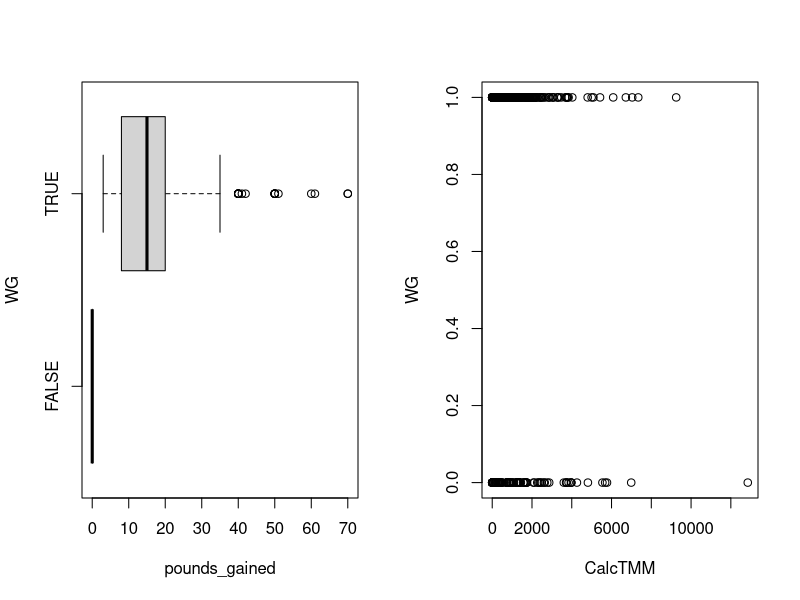
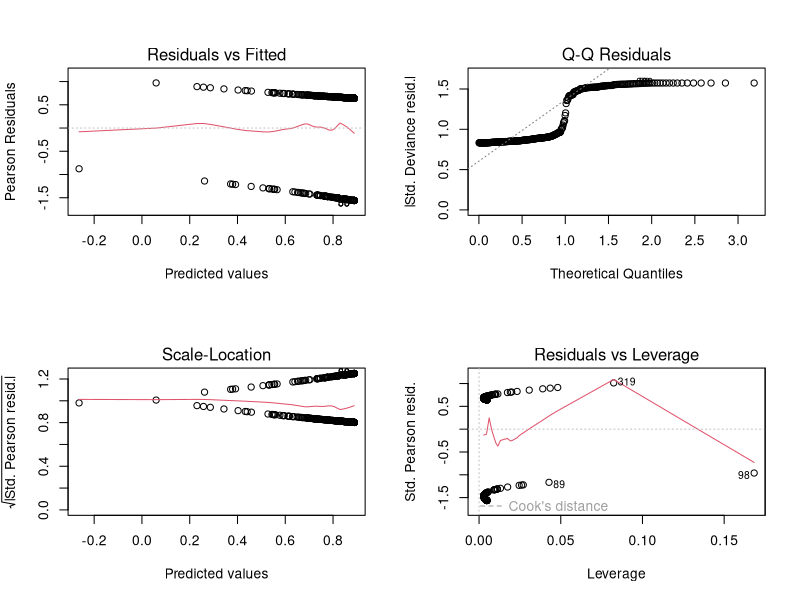
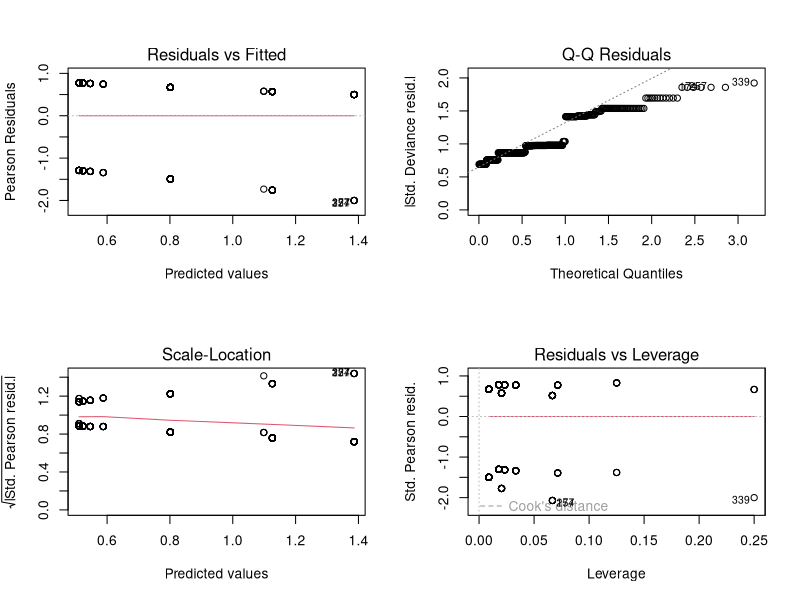
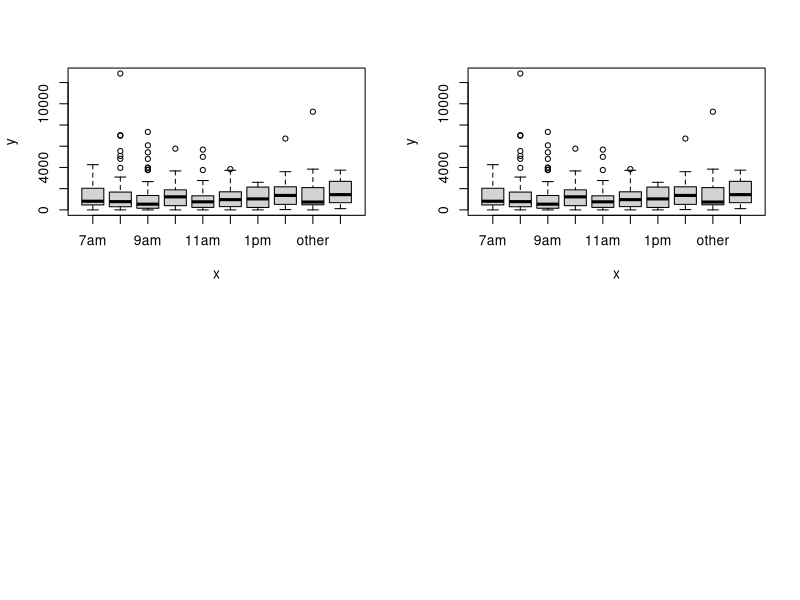
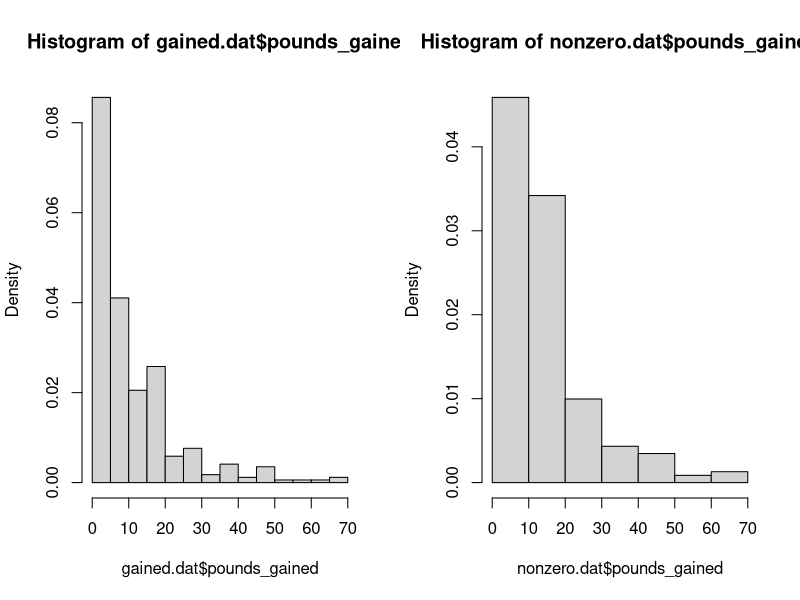
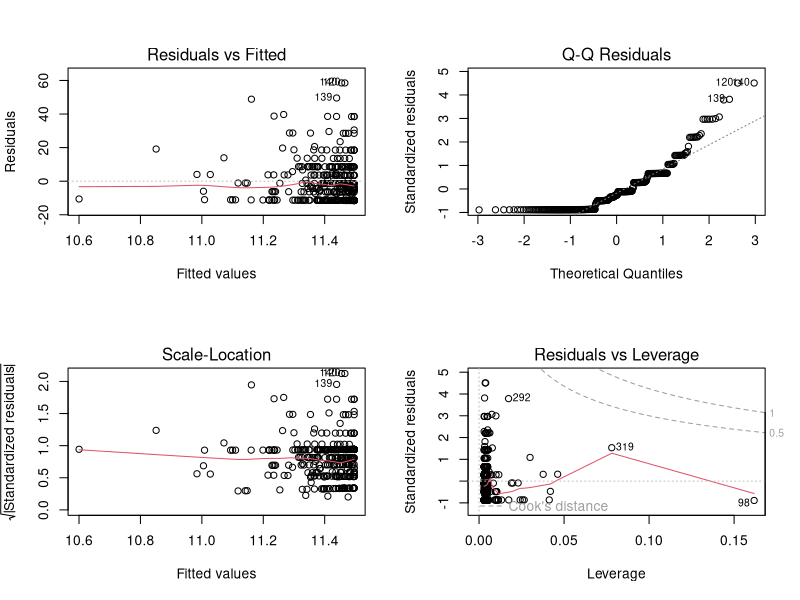
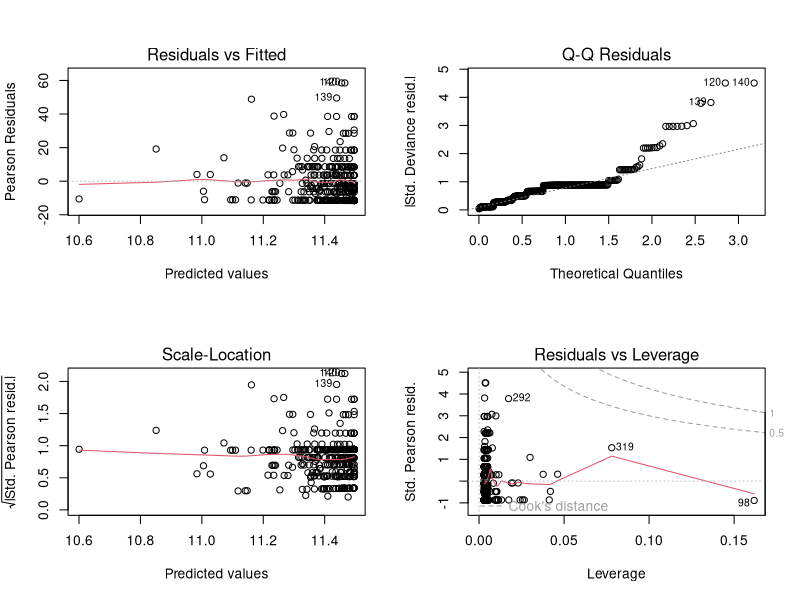
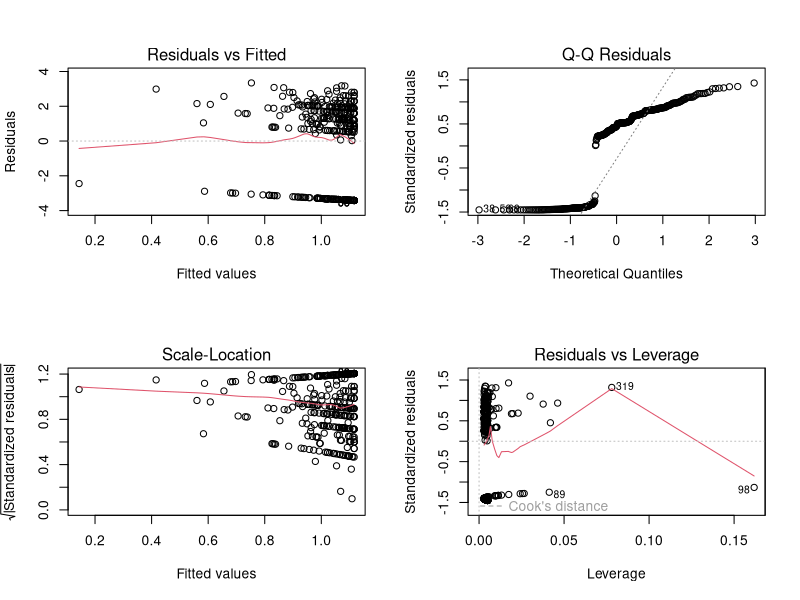

These charts were generated, in order, by the following R code:
## ---- chunk 1
knitr::opts_chunk$set(echo = TRUE)
## ---- chunk 2
metrics.dat <- read.csv('Practicum 1 Data.csv',header=TRUE)
metrics.dat <- metrics.dat[!is.na(metrics.dat$Snumber),]
## ---- chunk 3
metrics.dat$CalcTMM <- with(metrics.dat, 8*Vig.ex.Time + 4*Mod.ex.time + 3.3*Walk.ex.Time)

metrics.dat$shift[metrics.dat$shift==''] <- 'missing'
shift.levels <- c(paste(c(7:11),'am',sep=''),paste(c(12,1:2),'pm',sep=''),'other','missing')
metrics.dat$shift <- factor(metrics.dat$shift,shift.levels)
summary(metrics.dat$shift)
## ---- chunk 4
metrics.dat$MissingLbs <- is.na(metrics.dat$pounds_gained)
table(metrics.dat$MissingLbs,metrics.dat$weightgain)
## ---- chunk 5
gained.dat <- metrics.dat[metrics.dat$weightgain %in% c('Yes','No'),]
gained.dat$WG <- FALSE
gained.dat$WG[gained.dat$weightgain=='Yes'] <- TRUE
gained.dat$pounds_gained[!gained.dat$WG] <- 0
dim(gained.dat)
gained.dat$MissingLbs <- is.na(gained.dat$pounds_gained)
table(gained.dat$MissingLbs,gained.dat$weightgain)

gained.dat <- gained.dat[!is.na(gained.dat$CalcTMM),]
dim(gained.dat)
## ---- chunk 6
#gained.dat <- gained.dat[!gained.dat$MissingLbs,]
dim(gained.dat)
## ---- chunk 7
par(mfrow=c(1,2))
boxplot(pounds_gained ~ WG,data=gained.dat,horizontal = TRUE)
plot(WG~CalcTMM,data=gained.dat)
## ---- chunk 8
SA1.model1 <- glm(WG ~ CalcTMM, data=gained.dat,family = binomial)
summary(SA1.model1)
par(mfrow=c(2,2))
plot(SA1.model1)
## ---- chunk 9
SA2.model1 <- glm(WG ~ shift, data=gained.dat,family = binomial)
summary(SA2.model1)
par(mfrow=c(2,2))
plot(SA2.model1)
## ---- chunk 10
SA12.model2 <- glm(WG ~ shift*CalcTMM, data=gained.dat,family = binomial)
summary(SA12.model2)
plot(metrics.dat$shift, metrics.dat$CalcTMM)
plot(metrics.dat$shift,metrics.dat$CalcTMM)
## ---- chunk 11
subset3a.dat <- gained.dat[which(complete.cases(gained.dat[, c("gender", "Age", "shift", "CalcTMM")])),]
SA12.model3a <- glm(WG ~ gender + Age + shift + CalcTMM, data=subset3a.dat,family = binomial)
summary(SA12.model3a)
## ---- chunk 12
subset3b.dat <- gained.dat[which(complete.cases(gained.dat[, c("gender", "Age", "height","shift", "CalcTMM")])),]
SA12.model3b <- glm(WG ~ gender + Age + height +shift + CalcTMM, data=subset3b.dat,family = binomial)
summary(SA12.model3b)
## ---- chunk 13
subset4a.dat <- gained.dat[which(complete.cases(gained.dat[, c("gender", "Age", "shift", "Vig.ex.Time", "Mod.ex.time", "Walk.ex.Time")])),]
SA12.model4a <- glm(WG ~ gender + Age + shift + Vig.ex.Time  + Mod.ex.time + Walk.ex.Time, data=subset4a.dat, family = binomial)
summary(SA12.model4a)
## ---- chunk 14
subset4b.dat <- gained.dat[which(complete.cases(gained.dat[, c("gender", "Age", "height", "shift", "Vig.ex.Time", "Mod.ex.time", "Walk.ex.Time")])),]
SA12.model4b <- glm(WG ~ gender + Age + height + shift + Vig.ex.Time  + Mod.ex.time + Walk.ex.Time, data=subset4b.dat, family = binomial)
summary(SA12.model4b)
## ---- chunk 15
gained.dat['initial_bweight'] <- gained.dat$bweight - gained.dat$pounds_gained
gained.dat['initial_BMI'] <- (gained.dat$initial_bweight / (gained.dat$height)^2)*703
## ---- chunk 16
subset5a.dat <- gained.dat[which(complete.cases(gained.dat[, c("gender", "Age", "shift", "Vig.ex.Time", "Mod.ex.time", "Walk.ex.Time", "initial_BMI")])),]
SA12.model5a <- glm(WG ~ gender + Age + shift + Vig.ex.Time  + Mod.ex.time + Walk.ex.Time + initial_BMI, data=subset5a.dat, family = binomial)
summary(SA12.model5a)
## ---- chunk 17
subset5b.dat <- gained.dat[which(complete.cases(gained.dat[, c("gender", "Age", "height", "shift", "Vig.ex.Time", "Mod.ex.time", "Walk.ex.Time", "initial_bweight")])),]
SA12.model5b <- glm(WG ~ gender + Age + height + shift + Vig.ex.Time  + Mod.ex.time + Walk.ex.Time +initial_bweight, data=subset5b.dat, family = binomial)
summary(SA12.model5b)
## ---- chunk 18
library(MASS)
subset6a.dat <- gained.dat[which(complete.cases(gained.dat[, c("initial_BMI", "shift", "CalcTMM")])),]
subset6a.model <- glm(WG~ initial_BMI*shift*CalcTMM, data=subset6a.dat, family =binomial)
#summary(subset6a.model)
summary(stepAIC(subset6a.model, direction="both"))

subset6b.dat <- gained.dat[which(complete.cases(gained.dat[,c("initial_bweight", "shift", "CalcTMM")])),]
subset6b.model <- glm(WG~ initial_bweight*shift*CalcTMM, data=subset6b.dat, family=binomial)
stepAIC(subset6b.model, direction="both")

## ---- chunk 19
sum(is.na(gained.dat$pounds_gained))
gained.dat <- gained.dat[!is.na(gained.dat$pounds_gained),]
## ---- chunk 20
par(mfrow=c(1,2))
hist(gained.dat$pounds_gained, freq = FALSE)
nonzero.dat <- gained.dat[gained.dat$pounds_gained>0,]
hist(nonzero.dat$pounds_gained, freq = FALSE)
## ---- chunk 21
SA1.model1.lm <- lm(pounds_gained ~ CalcTMM, data=gained.dat)
summary(SA1.model1.lm)
par(mfrow=c(2,2))
plot(SA1.model1.lm)
## ---- chunk 22
#equivalent model, just using glm instead of lm
SA1.model1.gauss <- glm(pounds_gained ~ CalcTMM, data=gained.dat,family = gaussian)
SA1b.model1.gauss <- glm(pounds_gained ~ CalcTMM, data=nonzero.dat,family = gaussian)
summary(SA1.model1.gauss)
par(mfrow=c(2,2))
plot(SA1.model1.gauss)
## ---- chunk 23
#error in log(0)
SA1.model1.log <- lm(log(pounds_gained+0.1) ~ CalcTMM, data=gained.dat)
summary(SA1.model1.log)
par(mfrow=c(2,2))
plot(SA1.model1.log)
## ---- chunk 24
#error in log(0)
SA1.model1.loggauss <- glm(pounds_gained+0.01 ~ CalcTMM, data=gained.dat,family = gaussian(link="log"))
SA1b.model1.loggauss <- glm(pounds_gained ~ CalcTMM, data=nonzero.dat,family = gaussian(link="log"))
par(mfrow=c(2,2))
plot(SA1.model1.loggauss)
## ---- chunk 25
gained.dat$LBS <- round(gained.dat$pounds_gained)
nonzero.dat$LBS <- round(nonzero.dat$pounds_gained)
## ---- chunk 26
SA1.model1.poisson <- glm(LBS ~ CalcTMM, data=gained.dat,family = poisson)
SA1b.model1.poisson <- glm(LBS ~ CalcTMM, data=nonzero.dat,family = poisson)
summary(SA1.model1.poisson)
par(mfrow=c(2,2))
plot(SA1.model1.poisson)
## ---- chunk 27
SA1.model1.quasi <- glm(pounds_gained ~ CalcTMM, data=gained.dat,family = quasipoisson)
SA1b.model1.quasi <- glm(pounds_gained ~ CalcTMM, data=nonzero.dat,family = quasipoisson)
summary(SA1.model1.quasi)
par(mfrow=c(2,2))
plot(SA1.model1.quasi)
## ---- chunk 28
SA1b.model1.Gamma <- glm(pounds_gained ~ CalcTMM, data=nonzero.dat,family = Gamma)
summary(SA1b.model1.Gamma)
par(mfrow=c(2,2))
plot(SA1b.model1.Gamma)
## ---- chunk 29
anova(SA1.model1.gauss,
      SA1.model1.loggauss,
      SA1.model1.poisson,
      SA1.model1.quasi)
anova(SA1b.model1.gauss,
      SA1b.model1.loggauss,
      SA1b.model1.poisson,
      SA1b.model1.quasi,
      SA1b.model1.Gamma)
## ---- chunk 30
library(pscl)
summary(zero.model1 <- zeroinfl(LBS ~ CalcTMM, data = gained.dat))
## ---- chunk 31
#par(mfrow=c(1,1))
hist(gained.dat$pounds_gained, freq = FALSE,ylim=c(0,max(dpois(0:70, mean(gained.dat$pounds_gained)))))
100*abs(sd(gained.dat$pounds_gained)-mean(gained.dat$pounds_gained))/mean(gained.dat$pounds_gained)
lines(0:70,dpois(0:70,mean(gained.dat$pounds_gained)),col='red')
mean(gained.dat$pounds_gained)
sd(gained.dat$pounds_gained)
## ---- chunk 32
hist(nonzero.dat$pounds_gained, freq = FALSE,ylim=c(0,max(dpois(0:70, mean(nonzero.dat$pounds_gained)))))
lines(0:70,dpois(0:70,mean(nonzero.dat$pounds_gained)),col='red')
mean(nonzero.dat$pounds_gained)
sd(nonzero.dat$pounds_gained)
100*abs(sd(nonzero.dat$pounds_gained)-mean(nonzero.dat$pounds_gained))/mean(nonzero.dat$pounds_gained)
## ---- chunk 33
colors <- rep('red',dim(gained.dat)[1]) 
colors[gained.dat$pounds_gained==0] <- 'blue'
plot(pounds_gained~CalcTMM,gained.dat,col=colors)
abline(lm(pounds_gained~CalcTMM,gained.dat))
abline(lm(pounds_gained~CalcTMM,nonzero.dat),col='red')
## ---- chunk 34
#missing values for gender
sum(gained.dat$gender=='')
gained.dat <- gained.dat[!gained.dat$gender=='',]

sum(is.na(gained.dat$Age))
sum(is.na(gained.dat$height))
sum(is.na(gained.dat$shift))
sum(is.na(gained.dat$initial_BMI))
## ---- chunk 35
SA12.model4.quasi <- glm(pounds_gained ~ gender + Age + height + shift + Vig.ex.Time  + Mod.ex.time + Walk.ex.Time, data=gained.dat,family = quasipoisson)
SA12b.model4.quasi <- glm(pounds_gained ~ gender + Age + height + shift + Vig.ex.Time  + Mod.ex.time + Walk.ex.Time, data=nonzero.dat,family = quasipoisson)
summary(SA12.model4.quasi)
summary(SA12b.model4.quasi)
par(mfrow=c(2,2))
plot(SA12.model4.quasi)
## ---- chunk 36
par(mfrow=c(2,2))
plot(SA12b.model4.quasi)
## ---- chunk 37
zero.model4 <- zeroinfl(LBS ~ gender + Age + height + shift + Vig.ex.Time + Mod.ex.time + Walk.ex.Time + initial_BMI, data = gained.dat)
summary(zero.model4)
